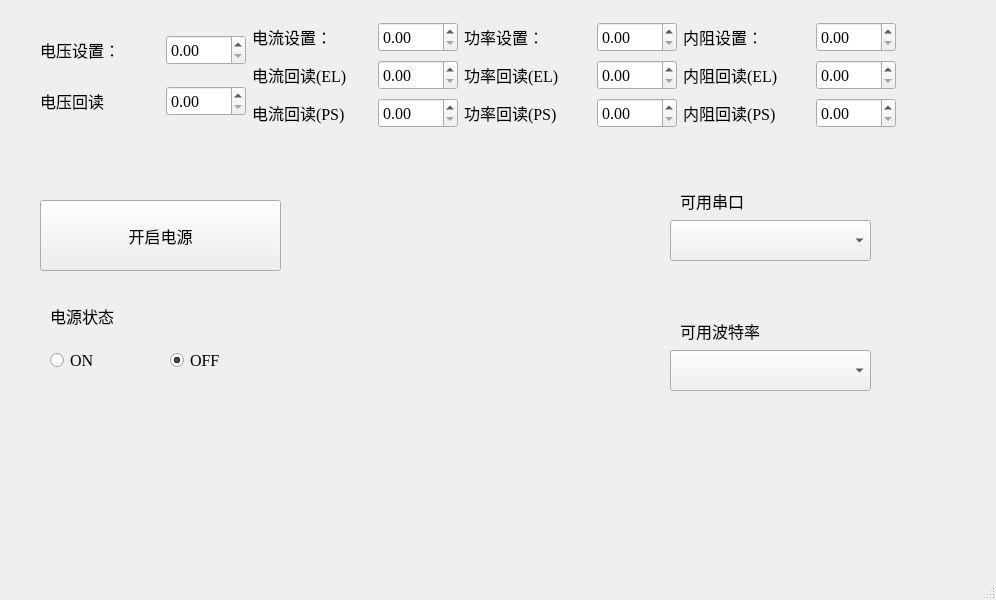
<?xml version="1.0" encoding="UTF-8"?>
<ui version="4.0">
 <class>TestSerialPort</class>
 <widget class="QMainWindow" name="TestSerialPort">
  <property name="geometry">
   <rect>
    <x>0</x>
    <y>0</y>
    <width>996</width>
    <height>600</height>
   </rect>
  </property>
  <property name="font">
   <font>
    <family>Times New Roman</family>
    <pointsize>12</pointsize>
   </font>
  </property>
  <property name="windowTitle">
   <string>TestSerialPort</string>
  </property>
  <widget class="QWidget" name="centralwidget">
   <widget class="QPushButton" name="pushButton">
    <property name="geometry">
     <rect>
      <x>40</x>
      <y>200</y>
      <width>241</width>
      <height>71</height>
     </rect>
    </property>
    <property name="text">
     <string>开启电源</string>
    </property>
   </widget>
   <widget class="QRadioButton" name="rbton">
    <property name="geometry">
     <rect>
      <x>50</x>
      <y>350</y>
      <width>71</width>
      <height>21</height>
     </rect>
    </property>
    <property name="text">
     <string>ON</string>
    </property>
   </widget>
   <widget class="QRadioButton" name="rbtoff">
    <property name="geometry">
     <rect>
      <x>170</x>
      <y>350</y>
      <width>112</width>
      <height>21</height>
     </rect>
    </property>
    <property name="text">
     <string>OFF</string>
    </property>
    <property name="checked">
     <bool>true</bool>
    </property>
   </widget>
   <widget class="QLabel" name="label_12">
    <property name="geometry">
     <rect>
      <x>50</x>
      <y>300</y>
      <width>201</width>
      <height>31</height>
     </rect>
    </property>
    <property name="text">
     <string>电源状态</string>
    </property>
   </widget>
   <widget class="QComboBox" name="serialNameBox">
    <property name="geometry">
     <rect>
      <x>670</x>
      <y>220</y>
      <width>201</width>
      <height>41</height>
     </rect>
    </property>
   </widget>
   <widget class="QLabel" name="label_13">
    <property name="geometry">
     <rect>
      <x>680</x>
      <y>190</y>
      <width>131</width>
      <height>21</height>
     </rect>
    </property>
    <property name="text">
     <string>可用串口</string>
    </property>
   </widget>
   <widget class="QComboBox" name="serialBaudRateBox">
    <property name="geometry">
     <rect>
      <x>670</x>
      <y>350</y>
      <width>201</width>
      <height>41</height>
     </rect>
    </property>
   </widget>
   <widget class="QLabel" name="label_14">
    <property name="geometry">
     <rect>
      <x>680</x>
      <y>320</y>
      <width>131</width>
      <height>21</height>
     </rect>
    </property>
    <property name="text">
     <string>可用波特率</string>
    </property>
   </widget>
   <widget class="QWidget" name="">
    <property name="geometry">
     <rect>
      <x>40</x>
      <y>20</y>
      <width>856</width>
      <height>112</height>
     </rect>
    </property>
    <layout class="QHBoxLayout" name="horizontalLayout_12">
     <item>
      <layout class="QVBoxLayout" name="verticalLayout_4">
       <item>
        <layout class="QHBoxLayout" name="horizontalLayout">
         <item>
          <widget class="QLabel" name="label">
           <property name="minimumSize">
            <size>
             <width>120</width>
             <height>30</height>
            </size>
           </property>
           <property name="maximumSize">
            <size>
             <width>120</width>
             <height>30</height>
            </size>
           </property>
           <property name="text">
            <string>电压设置：</string>
           </property>
          </widget>
         </item>
         <item>
          <widget class="QDoubleSpinBox" name="volInput">
           <property name="minimumSize">
            <size>
             <width>80</width>
             <height>30</height>
            </size>
           </property>
           <property name="maximumSize">
            <size>
             <width>80</width>
             <height>30</height>
            </size>
           </property>
          </widget>
         </item>
        </layout>
       </item>
       <item>
        <layout class="QHBoxLayout" name="horizontalLayout_2">
         <item>
          <widget class="QLabel" name="label_2">
           <property name="minimumSize">
            <size>
             <width>120</width>
             <height>30</height>
            </size>
           </property>
           <property name="maximumSize">
            <size>
             <width>120</width>
             <height>30</height>
            </size>
           </property>
           <property name="text">
            <string>电压回读</string>
           </property>
          </widget>
         </item>
         <item>
          <widget class="QDoubleSpinBox" name="volOuput">
           <property name="minimumSize">
            <size>
             <width>80</width>
             <height>30</height>
            </size>
           </property>
           <property name="maximumSize">
            <size>
             <width>80</width>
             <height>30</height>
            </size>
           </property>
          </widget>
         </item>
        </layout>
       </item>
      </layout>
     </item>
     <item>
      <layout class="QVBoxLayout" name="verticalLayout_3">
       <item>
        <layout class="QHBoxLayout" name="horizontalLayout_3">
         <item>
          <widget class="QLabel" name="label_3">
           <property name="minimumSize">
            <size>
             <width>120</width>
             <height>30</height>
            </size>
           </property>
           <property name="maximumSize">
            <size>
             <width>120</width>
             <height>30</height>
            </size>
           </property>
           <property name="text">
            <string>电流设置：</string>
           </property>
          </widget>
         </item>
         <item>
          <widget class="QDoubleSpinBox" name="curInput">
           <property name="minimumSize">
            <size>
             <width>80</width>
             <height>30</height>
            </size>
           </property>
           <property name="maximumSize">
            <size>
             <width>80</width>
             <height>30</height>
            </size>
           </property>
          </widget>
         </item>
        </layout>
       </item>
       <item>
        <layout class="QHBoxLayout" name="horizontalLayout_4">
         <item>
          <widget class="QLabel" name="label_4">
           <property name="minimumSize">
            <size>
             <width>120</width>
             <height>30</height>
            </size>
           </property>
           <property name="maximumSize">
            <size>
             <width>120</width>
             <height>30</height>
            </size>
           </property>
           <property name="text">
            <string>电流回读(EL)</string>
           </property>
          </widget>
         </item>
         <item>
          <widget class="QDoubleSpinBox" name="curOuputEL">
           <property name="minimumSize">
            <size>
             <width>80</width>
             <height>30</height>
            </size>
           </property>
           <property name="maximumSize">
            <size>
             <width>80</width>
             <height>30</height>
            </size>
           </property>
          </widget>
         </item>
        </layout>
       </item>
       <item>
        <layout class="QHBoxLayout" name="horizontalLayout_5">
         <item>
          <widget class="QLabel" name="label_5">
           <property name="minimumSize">
            <size>
             <width>120</width>
             <height>30</height>
            </size>
           </property>
           <property name="maximumSize">
            <size>
             <width>120</width>
             <height>30</height>
            </size>
           </property>
           <property name="text">
            <string>电流回读(PS)</string>
           </property>
          </widget>
         </item>
         <item>
          <widget class="QDoubleSpinBox" name="curOuputPS">
           <property name="minimumSize">
            <size>
             <width>80</width>
             <height>30</height>
            </size>
           </property>
           <property name="maximumSize">
            <size>
             <width>80</width>
             <height>30</height>
            </size>
           </property>
          </widget>
         </item>
        </layout>
       </item>
      </layout>
     </item>
     <item>
      <layout class="QVBoxLayout" name="verticalLayout">
       <item>
        <layout class="QHBoxLayout" name="horizontalLayout_6">
         <item>
          <widget class="QLabel" name="label_6">
           <property name="text">
            <string>功率设置：</string>
           </property>
          </widget>
         </item>
         <item>
          <widget class="QDoubleSpinBox" name="powInput">
           <property name="minimumSize">
            <size>
             <width>80</width>
             <height>30</height>
            </size>
           </property>
           <property name="maximumSize">
            <size>
             <width>80</width>
             <height>30</height>
            </size>
           </property>
          </widget>
         </item>
        </layout>
       </item>
       <item>
        <layout class="QHBoxLayout" name="horizontalLayout_7">
         <item>
          <widget class="QLabel" name="label_7">
           <property name="text">
            <string>功率回读(EL)</string>
           </property>
          </widget>
         </item>
         <item>
          <widget class="QDoubleSpinBox" name="powOuputEL">
           <property name="minimumSize">
            <size>
             <width>80</width>
             <height>30</height>
            </size>
           </property>
           <property name="maximumSize">
            <size>
             <width>80</width>
             <height>30</height>
            </size>
           </property>
          </widget>
         </item>
        </layout>
       </item>
       <item>
        <layout class="QHBoxLayout" name="horizontalLayout_8">
         <item>
          <widget class="QLabel" name="label_8">
           <property name="text">
            <string>功率回读(PS)</string>
           </property>
          </widget>
         </item>
         <item>
          <widget class="QDoubleSpinBox" name="powOuputPS">
           <property name="minimumSize">
            <size>
             <width>80</width>
             <height>30</height>
            </size>
           </property>
           <property name="maximumSize">
            <size>
             <width>80</width>
             <height>30</height>
            </size>
           </property>
          </widget>
         </item>
        </layout>
       </item>
      </layout>
     </item>
     <item>
      <layout class="QVBoxLayout" name="verticalLayout_2">
       <item>
        <layout class="QHBoxLayout" name="horizontalLayout_9">
         <item>
          <widget class="QLabel" name="label_9">
           <property name="text">
            <string>内阻设置：</string>
           </property>
          </widget>
         </item>
         <item>
          <widget class="QDoubleSpinBox" name="RInput">
           <property name="minimumSize">
            <size>
             <width>80</width>
             <height>30</height>
            </size>
           </property>
           <property name="maximumSize">
            <size>
             <width>80</width>
             <height>30</height>
            </size>
           </property>
          </widget>
         </item>
        </layout>
       </item>
       <item>
        <layout class="QHBoxLayout" name="horizontalLayout_10">
         <item>
          <widget class="QLabel" name="label_10">
           <property name="text">
            <string>内阻回读(EL)</string>
           </property>
          </widget>
         </item>
         <item>
          <widget class="QDoubleSpinBox" name="ROuputEL">
           <property name="minimumSize">
            <size>
             <width>80</width>
             <height>30</height>
            </size>
           </property>
           <property name="maximumSize">
            <size>
             <width>80</width>
             <height>30</height>
            </size>
           </property>
          </widget>
         </item>
        </layout>
       </item>
       <item>
        <layout class="QHBoxLayout" name="horizontalLayout_11">
         <item>
          <widget class="QLabel" name="label_11">
           <property name="text">
            <string>内阻回读(PS)</string>
           </property>
          </widget>
         </item>
         <item>
          <widget class="QDoubleSpinBox" name="ROuputPS">
           <property name="minimumSize">
            <size>
             <width>80</width>
             <height>30</height>
            </size>
           </property>
           <property name="maximumSize">
            <size>
             <width>80</width>
             <height>30</height>
            </size>
           </property>
          </widget>
         </item>
        </layout>
       </item>
      </layout>
     </item>
    </layout>
   </widget>
  </widget>
  <widget class="QMenuBar" name="menubar">
   <property name="geometry">
    <rect>
     <x>0</x>
     <y>0</y>
     <width>996</width>
     <height>28</height>
    </rect>
   </property>
  </widget>
  <widget class="QStatusBar" name="statusbar"/>
 </widget>
 <resources/>
 <connections/>
</ui>
